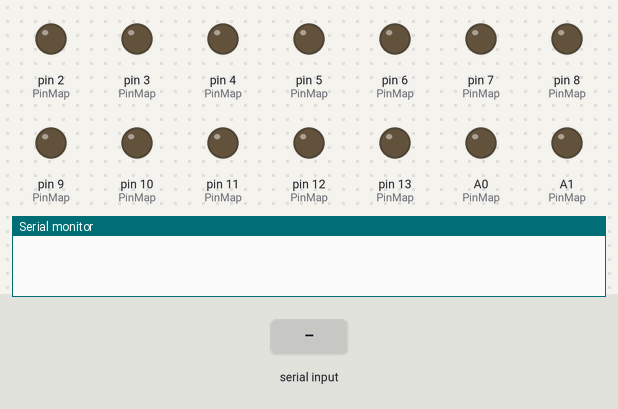
This program was run on a simulated Arduino Uno, built with avr-gcc and run on an emulated ATmega328P. Parts: output pins drawn as LEDs (lit = HIGH), the last lines printed to the serial monitor. The inputs (shaded band) are chosen by the test bench.

Above: at 1.2 s.
1.3 s: "V\n" received over Serial
At 2.4 s:
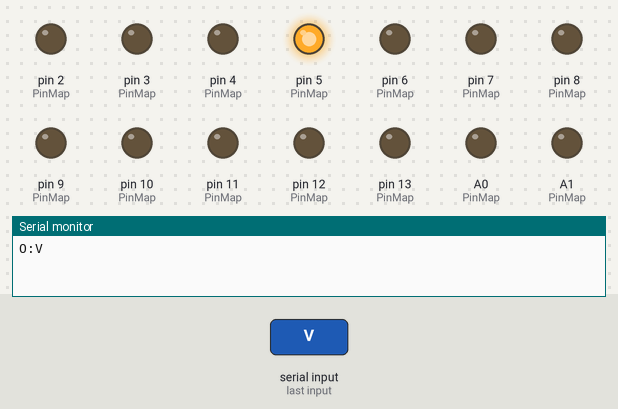
2.8 s: "R\n" received over Serial
At 3.5 s:
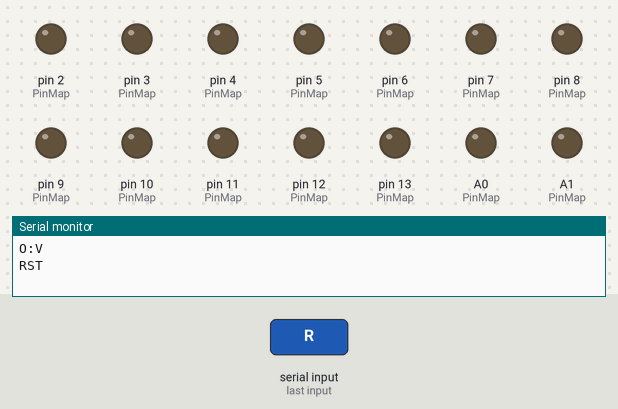
4.3 s: "1\n" received over Serial
At 4.7 s:
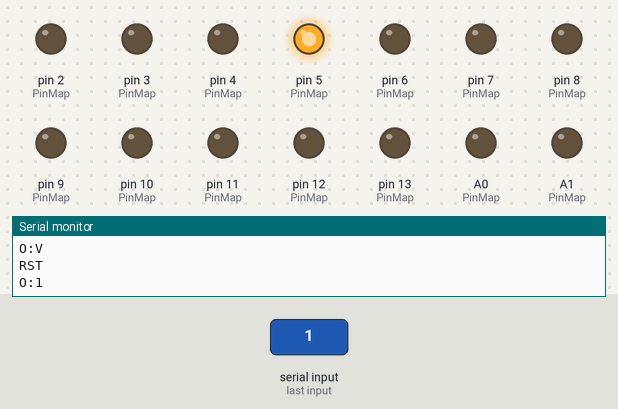
8.8 s: "C\n" received over Serial
At 9.3 s:
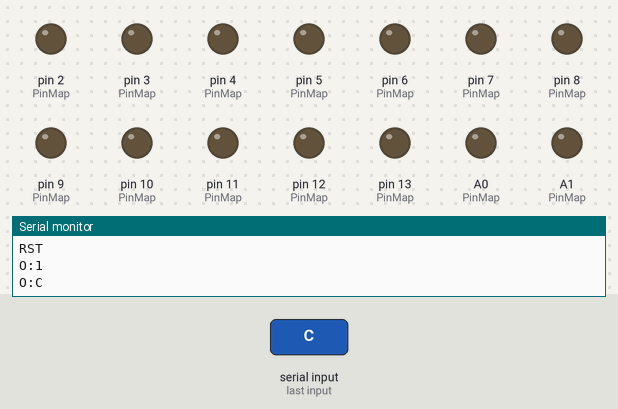
Timing chart, 0 to 11.3 s (numbered marks = the images above; inputs shaded):
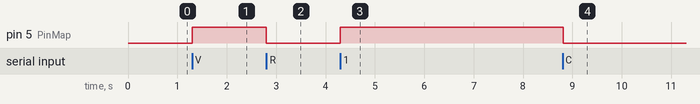

The program:

main.cpp
```cpp
/*
/  Tester for CMOS and TTl IC.
/  IC will be tested according to a test file.
/  Syntax of File
/

$40161
16
0C10110G10XXXXXV
0C10110G11LLLLLV
1C10110G00HHLHLV
1000001G11HHLHLV
1C00001G11HHHLLV
1C00001G11HHHHHV
1C00001G11LLLLLV
1C00001G11LLLHLV
1100001G11LLHLLV
1000001G11LLHLLV
0000001G11LLLLLV
1C00001G11XXXXXV

/  $  Start character before the part name (max 16 charachters after $)
/  Amount of pins of the IC
/  V = supply voltage
/  G = GND (fix by hardware)
/  0/1 = logical 0 or 1 as input to the IC
/  L/H = logical 0 or 1 as output from the IC
/  X = IC output not relevant (signal wil be ignored)
/  C = Clock -> Trigger
/
/  general test routine:
/    1. seach file until a $ is found. Store the adress (this adress is used later on to print the name of the part)
/    2. set the IC as beeing "OK"
/    3. if part is set OK "OK"
/    4. set all input signals
/    5. trigger clock, if required
/    6. read outputs and compare to expected signals -> if different: IC -> NOK
/    7. if IC still OK, increment "where to find the description-adress"
/    8. find next $
/    9. if & -> end
*/

/*
/   Resistors
/   works well with 680 Ohms -> keeps the load to the Arduino low BUT way out of specifications of CMOS and TTL (still works well)
*/

/* Version 5
/  cleanup and translate all comments to english
*/

/* PINS
IC   IC    Pin
14   16    Arduino

8    9  =  5
9    10 =  4
10   11 =  3
11   12 =  2
12   13 =  13
13   14 =  A0
14   15 =  A1
     16 =  A2
     1  =  6
1    2  =  7
2    3  =  8
3    4  =  9
4    5  =  10
5    6  =  11
6    7  =  12
7    8  =  GND
*/

#include <Arduino.h>

#define MAX_PINS 16
#define DELAY_CLOCK 10
#define DELAY_STAGE 2

int PinMap[16] = {6, 7, 8, 9, 10, 11, 12, A7, 5, 4, 3, 2, 13, A0, A1, A2}; // contains the correct allocation for a 16 Pins IC
char cmd_reset[MAX_PINS];

void setup()
{
  memset(cmd_reset, 'G', MAX_PINS);

  Serial.begin(9600);
}

struct TestResult {
  bool pass;
  char state[MAX_PINS];
};


int* getPinDef(char pins)
{
  return PinMap + (8 - (pins / 2));
}

TestResult test(const char pins, const char* definition)
{
  int* pinDef = getPinDef(pins);

  // Stage 1 setup pins and signals
  for(int pin = 0; pin < pins; pin++) {
    int p = pinDef[pin];
    char def = definition[pin];

    switch(def) {
      case 'L':
      case 'H':
        pinMode(p, INPUT_PULLUP);
        break;

      default:
        pinMode(p, OUTPUT);
        digitalWrite(p, def == 'V' || def == '1');
        break;
    }
  }

  delay(DELAY_STAGE);

  // Stage 2 clock
  for(int pin = 0; pin < pins; pin++) {
    if(definition[pin] == 'C') {
        digitalWrite(pinDef[pin], HIGH);
    }
  }

  delay(DELAY_CLOCK);

  for(int pin = 0; pin < pins; pin++) {
    if(definition[pin] == 'C') {
        digitalWrite(pinDef[pin], LOW);
    }
  }

  delay(DELAY_STAGE);

  // Stage 3 read back
  TestResult result{true};
  memset(result.state, 0, MAX_PINS);

  for (int pin = 0; pin < pins; pin++) {
    int p = pinDef[pin];
    char def = definition[pin];

    switch(def) {
      case 'L':
      case 'H':
        result.state[pin] = digitalRead(p) ? 'H' : 'L';
        result.pass &= result.state[pin] == def;
        break;

      default:
        result.state[pin] = def;
        break;
    }
  }

  return result;
}


void loop()
{
  while(!Serial.available());

  String cmd = Serial.readStringUntil('\n');

  cmd.trim();

  if (cmd.equals("R")) {
    TestResult result = test(MAX_PINS, cmd_reset);

    Serial.println(result.pass ? "RST" : "ERR");
  } else if (cmd.length() > MAX_PINS) {
    Serial.println("ERR");
  } else {
    TestResult result = test(cmd.length(), cmd.c_str());

    Serial.print(result.pass ? "O:" : "X:");
    Serial.println(result.state);
  }

  Serial.flush();
}
```

Measured:
- after the input at 1.3 s, pin 5 (PinMap): LOW → HIGH at once
- after the input at 2.8 s, pin 5 (PinMap): HIGH → LOW at once
- after the input at 4.3 s, pin 5 (PinMap): LOW → HIGH at once
- after the input at 8.8 s, pin 5 (PinMap): HIGH → LOW at once
